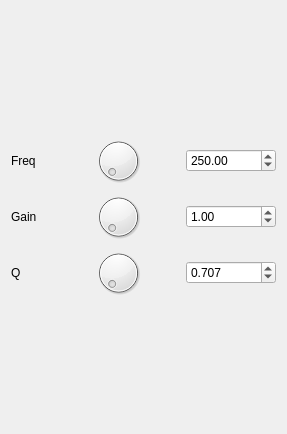
<?xml version="1.0" encoding="UTF-8"?>
<ui version="4.0">
 <class>mEqBandWidget</class>
 <widget class="QWidget" name="mEqBandWidget">
  <property name="geometry">
   <rect>
    <x>0</x>
    <y>0</y>
    <width>287</width>
    <height>434</height>
   </rect>
  </property>
  <property name="windowTitle">
   <string>mEqWidget</string>
  </property>
  <layout class="QGridLayout" name="gridLayout">
   <item row="0" column="0">
    <layout class="QVBoxLayout" name="verticalLayout">
     <item>
      <layout class="QHBoxLayout" name="horizontalLayout" stretch="0,0,0">
       <property name="topMargin">
        <number>0</number>
       </property>
       <item>
        <widget class="QLabel" name="label_2">
         <property name="sizePolicy">
          <sizepolicy hsizetype="Preferred" vsizetype="Preferred">
           <horstretch>0</horstretch>
           <verstretch>0</verstretch>
          </sizepolicy>
         </property>
         <property name="minimumSize">
          <size>
           <width>40</width>
           <height>0</height>
          </size>
         </property>
         <property name="maximumSize">
          <size>
           <width>40</width>
           <height>16777215</height>
          </size>
         </property>
         <property name="text">
          <string>Freq</string>
         </property>
        </widget>
       </item>
       <item>
        <widget class="QDial" name="freq_dial">
         <property name="sizePolicy">
          <sizepolicy hsizetype="Expanding" vsizetype="Preferred">
           <horstretch>0</horstretch>
           <verstretch>0</verstretch>
          </sizepolicy>
         </property>
        </widget>
       </item>
       <item>
        <widget class="QDoubleSpinBox" name="freq_doubleSpinBox">
         <property name="sizePolicy">
          <sizepolicy hsizetype="Fixed" vsizetype="Fixed">
           <horstretch>0</horstretch>
           <verstretch>0</verstretch>
          </sizepolicy>
         </property>
         <property name="minimumSize">
          <size>
           <width>90</width>
           <height>0</height>
          </size>
         </property>
         <property name="maximumSize">
          <size>
           <width>90</width>
           <height>16777215</height>
          </size>
         </property>
         <property name="minimum">
          <double>20.000000000000000</double>
         </property>
         <property name="maximum">
          <double>20000.000000000000000</double>
         </property>
         <property name="value">
          <double>250.000000000000000</double>
         </property>
        </widget>
       </item>
      </layout>
     </item>
     <item>
      <layout class="QHBoxLayout" name="horizontalLayout_2" stretch="0,0,0">
       <property name="topMargin">
        <number>0</number>
       </property>
       <item>
        <widget class="QLabel" name="label_3">
         <property name="sizePolicy">
          <sizepolicy hsizetype="Preferred" vsizetype="Preferred">
           <horstretch>0</horstretch>
           <verstretch>0</verstretch>
          </sizepolicy>
         </property>
         <property name="minimumSize">
          <size>
           <width>40</width>
           <height>0</height>
          </size>
         </property>
         <property name="maximumSize">
          <size>
           <width>40</width>
           <height>16777215</height>
          </size>
         </property>
         <property name="text">
          <string>Gain</string>
         </property>
        </widget>
       </item>
       <item>
        <widget class="QDial" name="gain_dial">
         <property name="sizePolicy">
          <sizepolicy hsizetype="Expanding" vsizetype="Preferred">
           <horstretch>0</horstretch>
           <verstretch>0</verstretch>
          </sizepolicy>
         </property>
        </widget>
       </item>
       <item>
        <widget class="QDoubleSpinBox" name="gain_doubleSpinBox">
         <property name="minimumSize">
          <size>
           <width>90</width>
           <height>0</height>
          </size>
         </property>
         <property name="maximumSize">
          <size>
           <width>90</width>
           <height>16777215</height>
          </size>
         </property>
         <property name="maximum">
          <double>5.000000000000000</double>
         </property>
         <property name="value">
          <double>1.000000000000000</double>
         </property>
        </widget>
       </item>
      </layout>
     </item>
     <item>
      <layout class="QHBoxLayout" name="horizontalLayout_3">
       <property name="topMargin">
        <number>0</number>
       </property>
       <item>
        <widget class="QLabel" name="label_4">
         <property name="minimumSize">
          <size>
           <width>40</width>
           <height>0</height>
          </size>
         </property>
         <property name="maximumSize">
          <size>
           <width>40</width>
           <height>16777215</height>
          </size>
         </property>
         <property name="text">
          <string>Q</string>
         </property>
        </widget>
       </item>
       <item>
        <widget class="QDial" name="q_dial">
         <property name="sizePolicy">
          <sizepolicy hsizetype="Expanding" vsizetype="Preferred">
           <horstretch>0</horstretch>
           <verstretch>0</verstretch>
          </sizepolicy>
         </property>
        </widget>
       </item>
       <item>
        <widget class="QDoubleSpinBox" name="q_doubleSpinBox">
         <property name="sizePolicy">
          <sizepolicy hsizetype="Fixed" vsizetype="Fixed">
           <horstretch>0</horstretch>
           <verstretch>0</verstretch>
          </sizepolicy>
         </property>
         <property name="minimumSize">
          <size>
           <width>90</width>
           <height>0</height>
          </size>
         </property>
         <property name="maximumSize">
          <size>
           <width>90</width>
           <height>16777215</height>
          </size>
         </property>
         <property name="decimals">
          <number>3</number>
         </property>
         <property name="maximum">
          <double>5.000000000000000</double>
         </property>
         <property name="value">
          <double>0.707000000000000</double>
         </property>
        </widget>
       </item>
      </layout>
     </item>
    </layout>
   </item>
  </layout>
 </widget>
 <resources/>
 <connections/>
</ui>
